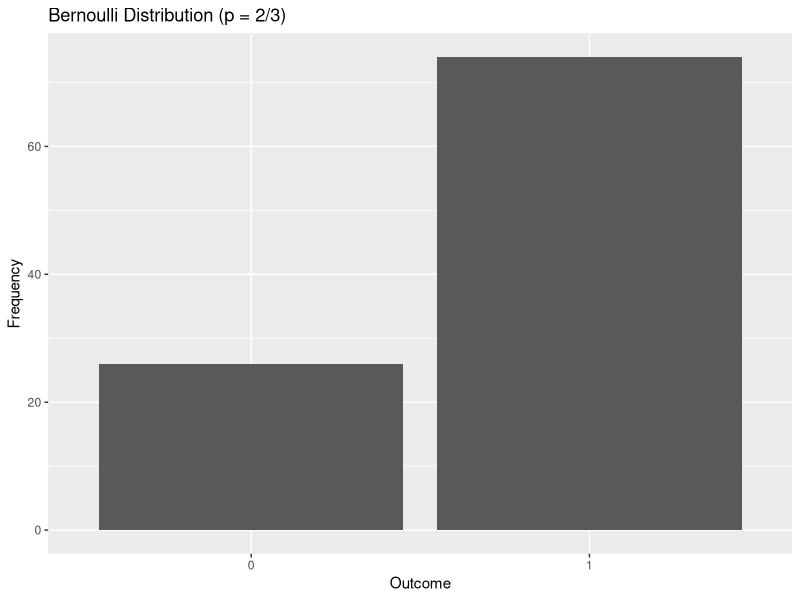
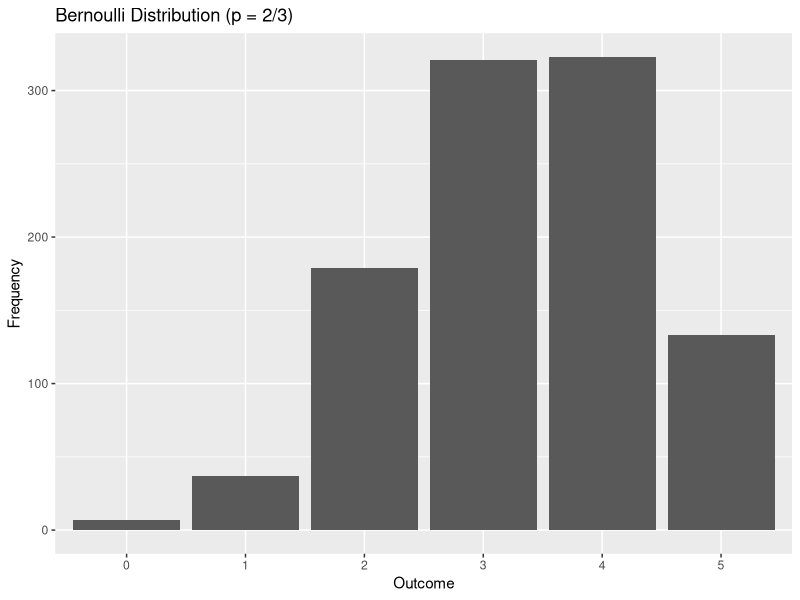
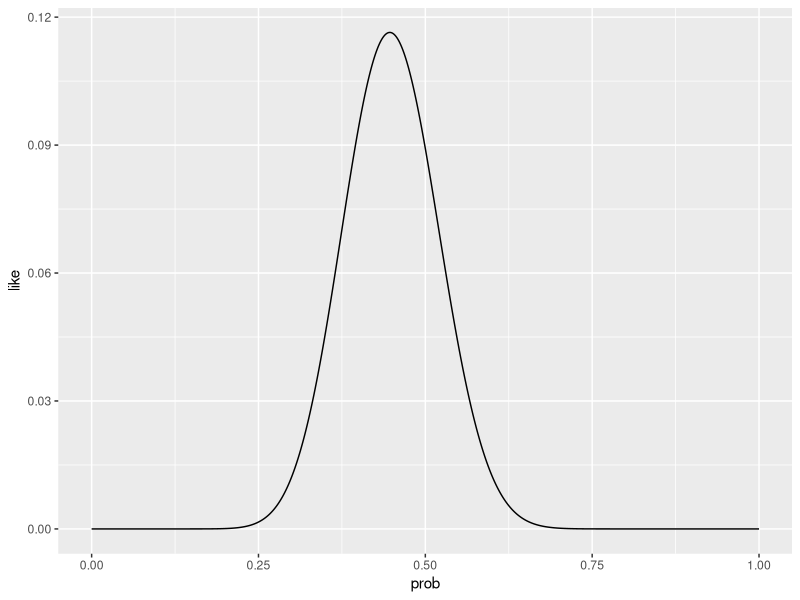
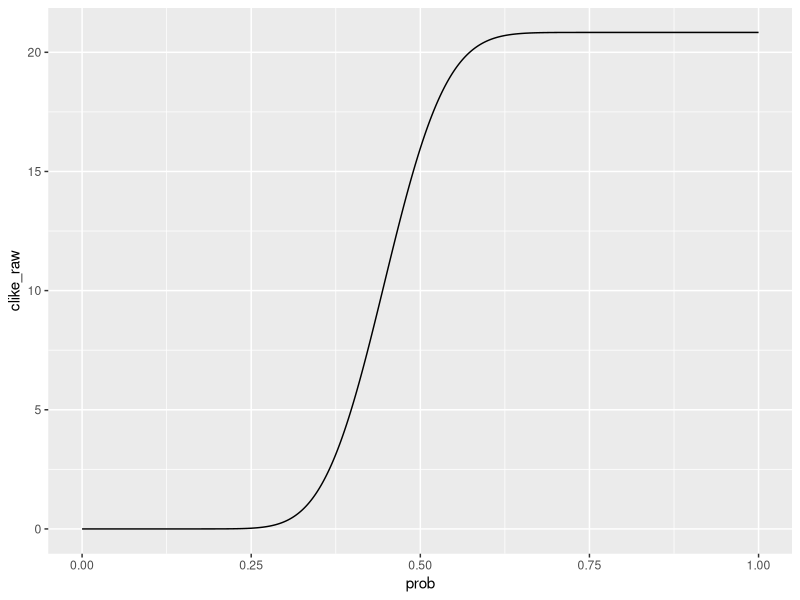
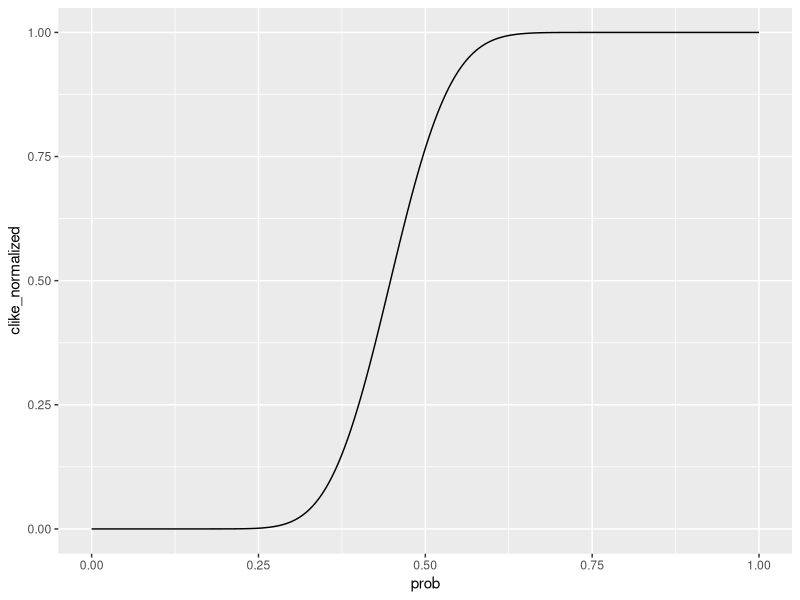

Source code (R) for these figures, in order:
## ---- chunk 1
library(tidyverse)
library(ggplot2)
## ---- chunk 2
# x=1
dbinom(1, size = 1, prob = (2/3))
# x=0
dbinom(0, size = 1, prob = (2/3))

dbinom(1, size = 1, prob = (2/3))==(1-dbinom(0, size = 1, prob = (2/3)))

# if x=2, should return prob=0
dbinom(2, size = 1, prob = (2/3))
## ---- chunk 3
# if x<0
pbinom(-.5, size=1, prob=(2/3))

# if x=0
pbinom(0, size=1, prob=(2/3))

# if x=1
pbinom(1, size=1, prob=(2/3))

# if x>1
pbinom(1.5, size=1, prob=(2/3))
## ---- chunk 4
sims <- rbinom(100, size = 1, prob = 2/3)

# Create a data frame
data <- data.frame(sims)

# Plot the results using ggplot2
ggplot(data, aes(x = factor(sims))) +
  geom_bar() +
  labs(title = "Bernoulli Distribution (p = 2/3)",
       x = "Outcome",
       y = "Frequency")
## ---- chunk 5
outcomes <- c("H", "T")

# Generate all possible combinations for 4 coin flips
sample_space <- expand.grid(outcomes, outcomes, outcomes, outcomes)

# Rename the columns for clarity
colnames(sample_space) <- c("Flip1", "Flip2", "Flip3", "Flip4")

sample_space
## ---- chunk 6
# Number ways to get X=0
16*dbinom(0,4,0.5)
# Number ways to get X=1
16*dbinom(1,4,0.5)
# Number ways to get X=2
16*dbinom(2,4,0.5)
# Number ways to get X=3
16*dbinom(3,4,0.5)
# Number ways to get X=4
16*dbinom(4,4,0.5)
## ---- chunk 7
dbinom(2,4,0.5)
## ---- chunk 8
prob_0<-dbinom(0,1,4,0.5)
prob_1<-dbinom(1,4,0.5)

prob_0 + prob_1
## ---- chunk 9
samples <- rbinom(1000, size = 5, prob = 2/3)

# Create a data frame
data <- data.frame(samples)

# Plot the results using ggplot2
ggplot(data, aes(x = factor(samples))) +
  geom_bar() +
  labs(title = "Bernoulli Distribution (p = 2/3)",
       x = "Outcome",
       y = "Frequency")
## ---- chunk 10
prob_even <- mean(samples %% 2 == 0)
prob_even
## ---- chunk 11
dbinom(2,4,1/3)
## ---- chunk 12
probs<-dbinom(x=seq(0,15), size=15,prob=2/3)

for (i in seq(0,15)) {
  cat("P(X =", i, ") =", probs[i + 1], "\n")
}
## ---- chunk 13
cum_distribution_function<-pbinom(q=seq(0,15), size=15,prob=2/3)

for (i in seq(0,15)) {
  cat("P(X ≤",i,")=", cum_distribution_function[i+1],"\n")
}
## ---- chunk 14
grid <- tibble(prob = seq(0, 1, by = 0.001))
grid$like <- dbinom(21, 47, grid$prob) ## MAKE SURE YOU USE THESE VALUES

grid <- grid |> 
  mutate(clike_raw = cumsum(like),
         clike_normalized = clike_raw/sum(like))

ggplot(grid,
       aes(x = prob,
           y = like)) +
  geom_line()

ggplot(grid,
       aes(x = prob,
           y = clike_raw)) +
  geom_line()

ggplot(grid,
       aes(x = prob,
           y = clike_normalized)) +
  geom_line()
## ---- chunk 15
prob_greater_or_equal_0.588<-grid |> 
  filter(prob>=0.588)

sum(prob_greater_or_equal_0.588$like)
